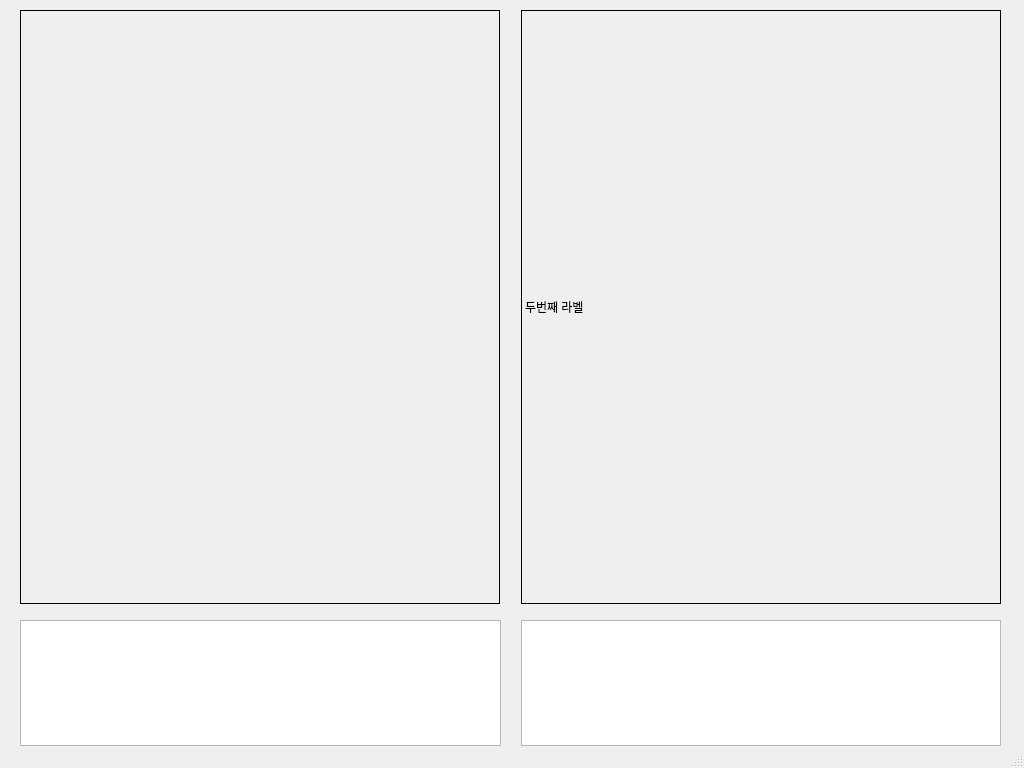
<?xml version="1.0" encoding="UTF-8"?>
<ui version="4.0">
 <class>MainWindow</class>
 <widget class="QMainWindow" name="MainWindow">
  <property name="geometry">
   <rect>
    <x>0</x>
    <y>0</y>
    <width>1024</width>
    <height>768</height>
   </rect>
  </property>
  <property name="cursor">
   <cursorShape>ArrowCursor</cursorShape>
  </property>
  <property name="windowTitle">
   <string>MainWindow</string>
  </property>
  <widget class="QWidget" name="centralwidget">
   <widget class="QWidget" name="">
    <property name="geometry">
     <rect>
      <x>0</x>
      <y>0</y>
      <width>1021</width>
      <height>604</height>
     </rect>
    </property>
    <layout class="QHBoxLayout" name="qspliter">
     <property name="spacing">
      <number>21</number>
     </property>
     <property name="leftMargin">
      <number>20</number>
     </property>
     <property name="topMargin">
      <number>10</number>
     </property>
     <property name="rightMargin">
      <number>20</number>
     </property>
     <item>
      <widget class="QLabel" name="label">
       <property name="frameShape">
        <enum>QFrame::Box</enum>
       </property>
       <property name="text">
        <string/>
       </property>
      </widget>
     </item>
     <item>
      <widget class="QLabel" name="label_2">
       <property name="frameShape">
        <enum>QFrame::Box</enum>
       </property>
       <property name="text">
        <string>두번째 라벨</string>
       </property>
      </widget>
     </item>
    </layout>
   </widget>
   <widget class="QWidget" name="">
    <property name="geometry">
     <rect>
      <x>0</x>
      <y>610</y>
      <width>1021</width>
      <height>141</height>
     </rect>
    </property>
    <layout class="QHBoxLayout" name="horizontalLayout">
     <property name="spacing">
      <number>20</number>
     </property>
     <property name="leftMargin">
      <number>20</number>
     </property>
     <property name="topMargin">
      <number>10</number>
     </property>
     <property name="rightMargin">
      <number>20</number>
     </property>
     <property name="bottomMargin">
      <number>5</number>
     </property>
     <item>
      <widget class="QPlainTextEdit" name="plainTextEdit_2"/>
     </item>
     <item>
      <widget class="QPlainTextEdit" name="plainTextEdit"/>
     </item>
    </layout>
   </widget>
  </widget>
  <widget class="QMenuBar" name="menubar">
   <property name="geometry">
    <rect>
     <x>0</x>
     <y>0</y>
     <width>1024</width>
     <height>20</height>
    </rect>
   </property>
  </widget>
  <widget class="QStatusBar" name="statusbar"/>
 </widget>
 <resources/>
 <connections/>
</ui>
